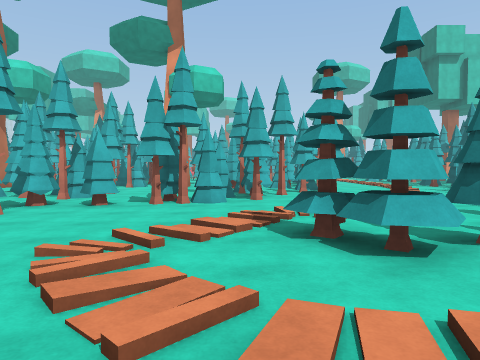
View 1 (above)

21 first-person views from a walk through a 3-D level made in the Unity game engine. The camera is 1.4 m above the floor, tilts 2° down and sees 70° across. The floor is counted in squares, 2 m on a side. Each view is taken from the middle of a square. On the plan, view 1 faces up. The plan holds only what a view shows up to about 11 squares ahead; the rest is blank. The place goes on beyond the plan. The player is left out. Some animated figures are not drawn. Some surface patterns are stand-ins.

View 2
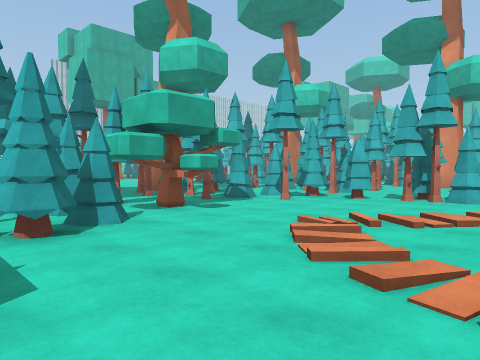

View 3
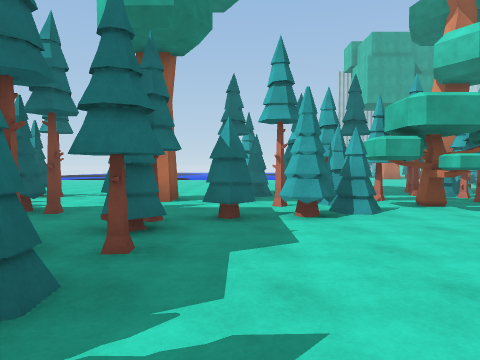

View 4
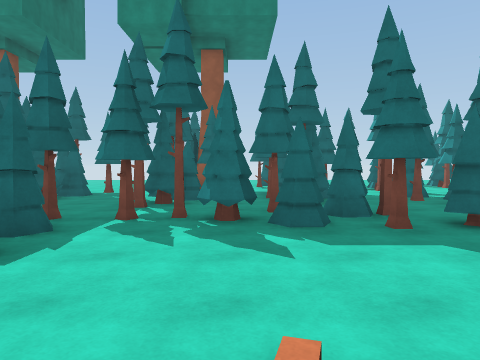

View 5
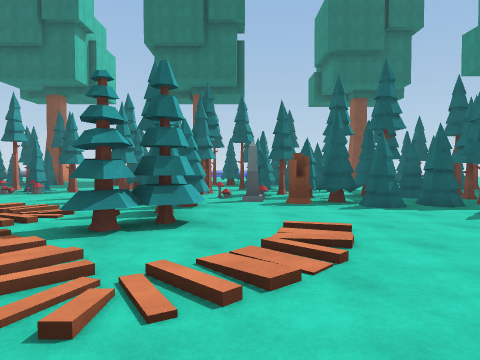

View 6
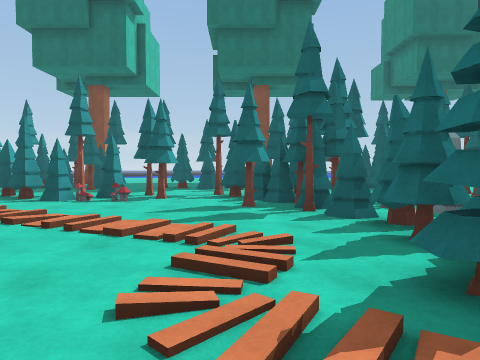

View 7
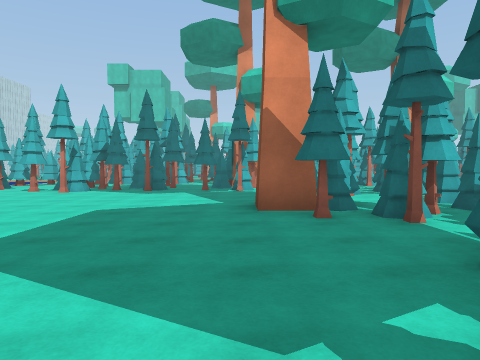

View 8
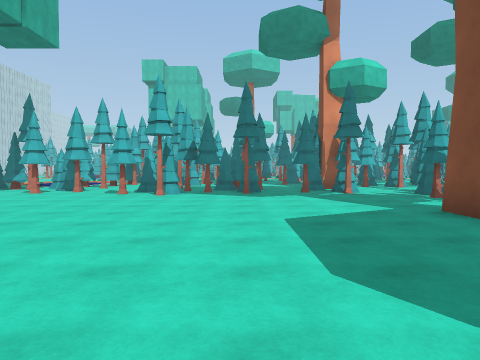

View 9
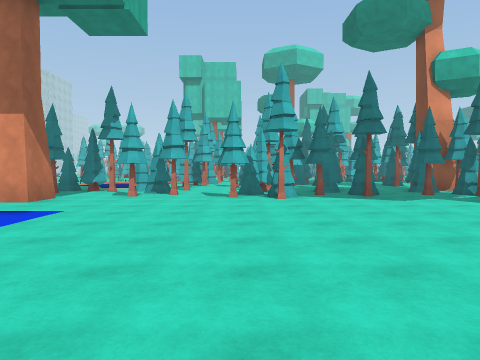

View 10
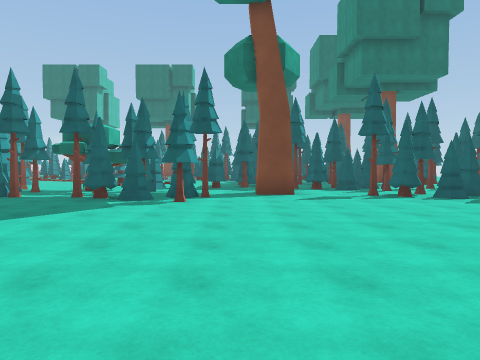

View 11
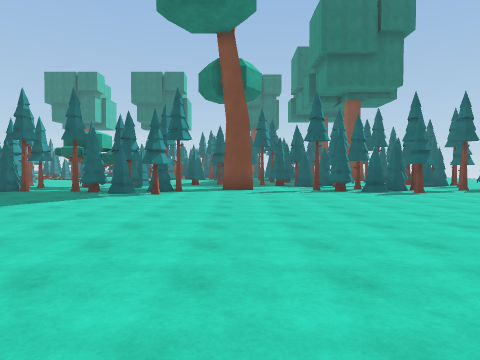

View 12
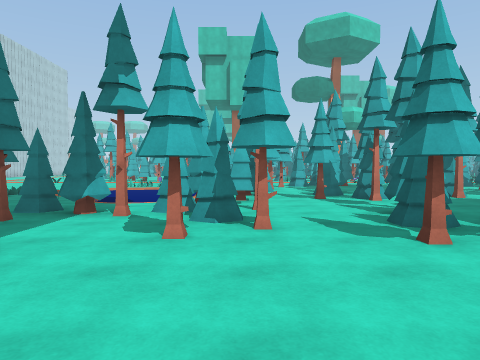

View 13
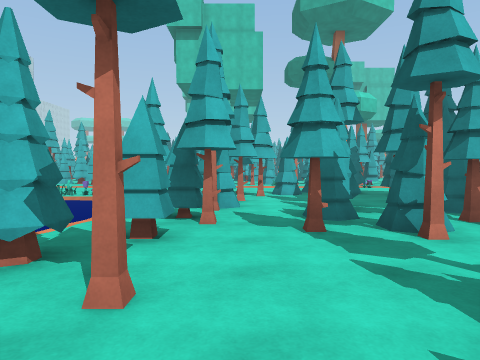

View 14
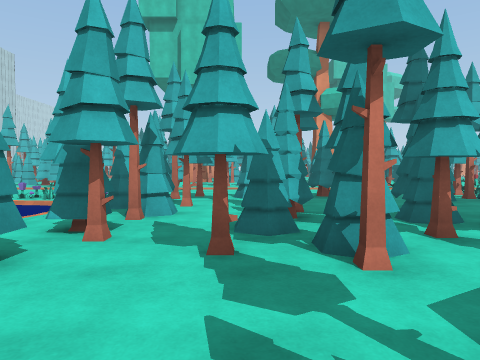

View 15
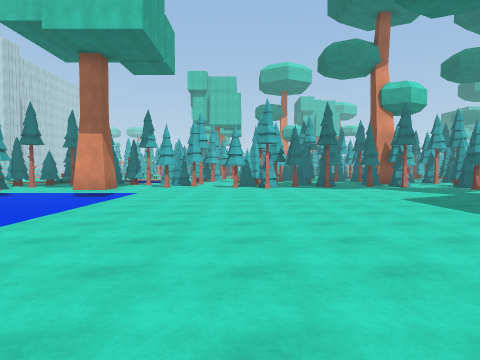

View 16
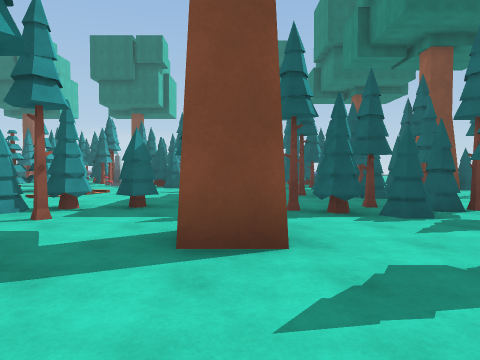

View 17
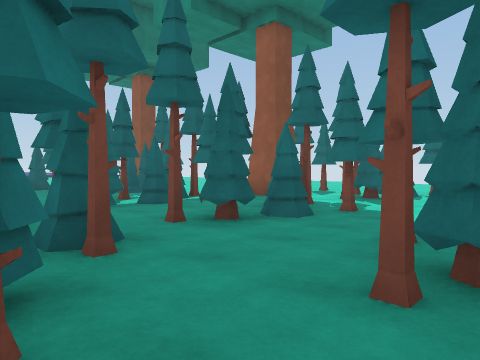

View 18
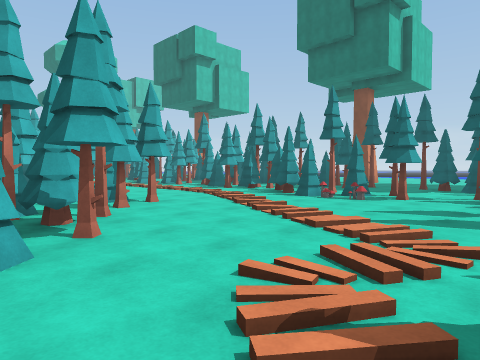

View 19
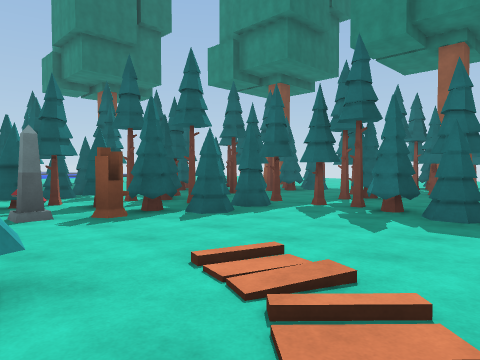

View 20
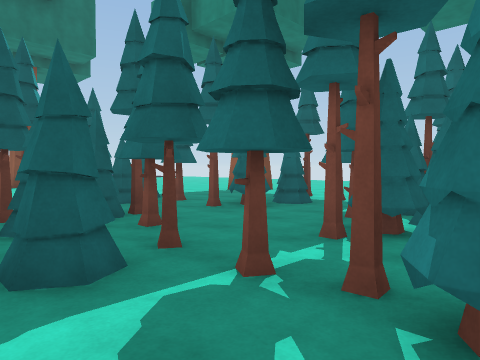

View 21
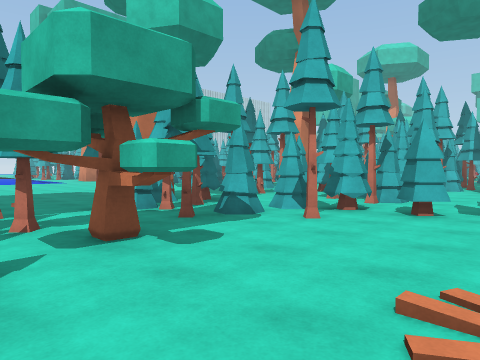

### Floor plan
Key: @ floor where view 1 was taken; # wall or solid block; x gap in a wall; . floor; / step, stairs or slope; = window, fence, low wall or low ledge; ≈ liquid the walk keeps out of; O other object.
Columns run from 20 left of view 1 to 11 right of it. Each row starts with its distance up from view 1.
 19 .O  OO#OOOO
 18 ≈≈ OO=#   .
 17 ≈≈.#O.  O.O           O
 16 ≈≈OOOOO#O.            O
 15 ≈≈≈O.#OO#.
 14 ≈≈.OO #OO.      O
 13 ≈≈O...O.       O#xO     ..
 12 #O#O..O.O OO    O.      .//
 11 OO##..O##O#O..O O..  O#../.O..
 10 ..OO.#OO#.O#.OO.O..O#OOO./.O..O
  9  .O..OO.O..O.#O#O.. OO..///#O.
  8 O............OOOO.OOO..//.O#...O
  7 .............O..OOOO.../..OOO..O
  6 ≈≈≈..........O.#O....../....O.#
  5 ≈≈≈........O##O#O...////.O.OO.O
  4 ≈≈≈.........O#OO..../O...OOOO
  3  ≈≈..........O...../.OOO##OOO
  2   ≈..........O.OO..//...O...O
  1   ≈..........OO###..//..OOO.O
  0    .........O#O.OO..@..#OO..#OOO
 -1    .........OO...O.....x.OOOO
 -2     .............OOO#..#.#O
 -3    ...........#O...OOOOOOO#.O
 -4     ............OO.... O..O.#O
 -5      .........O.OO.OO.O...OO#
 -6        ......OO.O#.#O.OO.#O.

Where each view was taken, in squares from view 1:
view 1: 0 up, 0 right, facing up
view 2: 1 down, 1 right, facing up-left
view 3: 1 down, 2 right, facing left
view 4: 2 up, 1 right, facing down
view 5: 2 up, 3 left, facing right
view 6: 5 up, 1 left, facing right
view 7: 1 down, 9 left, facing up
view 8: 0 up, 12 left, facing up
view 9: 1 up, 15 left, facing up
view 10: 2 down, 15 left, facing right
view 11: 3 down, 17 left, facing right
view 12: 6 up, 17 left, facing up
view 13: 10 up, 16 left, facing up
view 14: 11 up, 15 left, facing up
view 15: 3 down, 15 left, facing up
view 16: 3 down, 9 left, facing right
view 17: 2 down, 4 left, facing down-right
view 18: 4 up, 1 left, facing up-right
view 19: 3 up, 1 left, facing down-right
view 20: 1 down, 1 right, facing down-right
view 21: 1 up, 1 left, facing up-left
